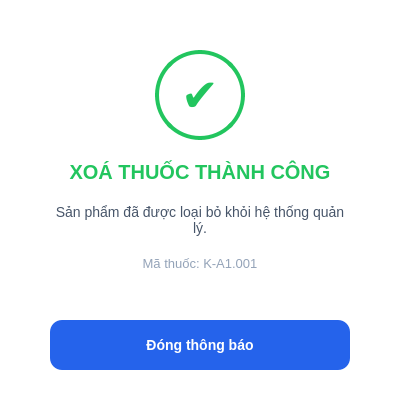
<?xml version="1.0" encoding="UTF-8"?>
<ui version="4.0">
 <class>dlg_success</class>
 <widget class="QDialog" name="dlg_success">
  <property name="geometry">
   <rect>
    <x>0</x>
    <y>0</y>
    <width>400</width>
    <height>420</height>
   </rect>
  </property>
  <property name="minimumSize">
   <size>
    <width>400</width>
    <height>420</height>
   </size>
  </property>
  <property name="maximumSize">
   <size>
    <width>400</width>
    <height>420</height>
   </size>
  </property>
  <property name="styleSheet">
   <string notr="true">QDialog { background-color: rgba(0, 0, 0, 0); }</string>
  </property>
  <layout class="QVBoxLayout" name="main_layout">
   <property name="spacing"><number>0</number></property>
   <property name="leftMargin"><number>10</number></property>
   <property name="topMargin"><number>10</number></property>
   <property name="rightMargin"><number>10</number></property>
   <property name="bottomMargin"><number>10</number></property>
   <item>
    <widget class="QFrame" name="container_frame">
     <property name="styleSheet">
      <string notr="true">
       QFrame#container_frame {
           background-color: #FFFFFF;
           border-radius: 20px;
       }
      </string>
     </property>
     <layout class="QVBoxLayout" name="content_layout">
      <property name="spacing"><number>20</number></property>
      <property name="leftMargin"><number>40</number></property>
      <property name="topMargin"><number>40</number></property>
      <property name="rightMargin"><number>40</number></property>
      <property name="bottomMargin"><number>40</number></property>

      <item>
       <layout class="QHBoxLayout" name="layout_icon">
        <item>
         <spacer name="s1">
          <property name="orientation"><enum>Qt::Horizontal</enum></property>
          <property name="sizeHint" stdset="0"><size><width>40</width><height>20</height></size></property>
         </spacer>
        </item>
        <item>
         <widget class="QLabel" name="lbl_icon">
          <property name="minimumSize"><size><width>90</width><height>90</height></size></property>
          <property name="maximumSize"><size><width>90</width><height>90</height></size></property>
          <property name="text"><string>L</string></property> <property name="styleSheet">
           <string notr="true">
            QLabel {
                border: 4px solid #22C55E;
                border-radius: 45px;
                color: #22C55E;
                font-family: 'Segoe UI Symbol'; /* Font này máy Windows nào cũng có dấu tích đẹp */
                font-size: 45px;
                font-weight: bold;
                background-color: transparent;
            }
           </string>
          </property>
          <property name="text">
           <string>✔</string>
          </property>
          <property name="alignment"><set>Qt::AlignCenter</set></property>
         </widget>
        </item>
        <item>
         <spacer name="s2">
          <property name="orientation"><enum>Qt::Horizontal</enum></property>
          <property name="sizeHint" stdset="0"><size><width>40</width><height>20</height></size></property>
         </spacer>
        </item>
       </layout>
      </item>

      <item>
       <widget class="QLabel" name="lbl_title">
        <property name="text"><string>XOÁ THUỐC THÀNH CÔNG</string></property>
        <property name="styleSheet"><string notr="true">color: #22C55E; font-weight: bold; font-size: 20px;</string></property>
        <property name="alignment"><set>Qt::AlignCenter</set></property>
       </widget>
      </item>

      <item>
       <widget class="QLabel" name="lbl_desc">
        <property name="text"><string>Sản phẩm đã được loại bỏ khỏi hệ thống quản lý.</string></property>
        <property name="styleSheet"><string notr="true">color: #475569; font-size: 14px;</string></property>
        <property name="alignment"><set>Qt::AlignCenter</set></property>
        <property name="wordWrap"><bool>true</bool></property>
       </widget>
      </item>

      <item>
       <widget class="QLabel" name="lbl_code">
        <property name="text"><string>Mã thuốc: K-A1.001</string></property>
        <property name="styleSheet"><string notr="true">color: #94A3B8; font-size: 13px;</string></property>
        <property name="alignment"><set>Qt::AlignCenter</set></property>
       </widget>
      </item>

      <item>
       <spacer name="v_spacer">
        <property name="orientation"><enum>Qt::Vertical</enum></property>
        <property name="sizeHint" stdset="0"><size><width>20</width><height>40</height></size></property>
       </spacer>
      </item>

      <item>
       <widget class="QPushButton" name="btn_close">
        <property name="minimumSize"><size><width>100</width><height>50</height></size></property>
        <property name="text"><string>Đóng thông báo</string></property>
        <property name="styleSheet"><string notr="true">background-color: #2563EB; color: white; border-radius: 12px; font-weight: bold; font-size: 14px;</string></property>
       </widget>
      </item>
     </layout>
    </widget>
   </item>
  </layout>
 </widget>
</ui>
